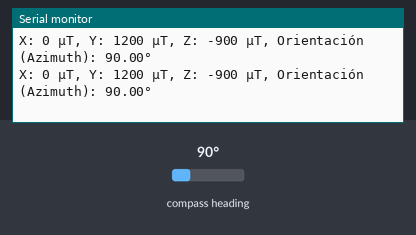
This program was run on a simulated ESP8266 (NodeMCU). On the bench: the last lines printed to the serial monitor. The test bench sets the inputs (shaded band); at power-on: compass heading 90°.

Above: at 1.3 s.
1.4 s: compass heading set to 7°
At 1.9 s:
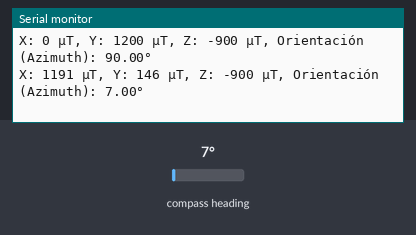
2.9 s: compass heading set to 180°
At 3.4 s:
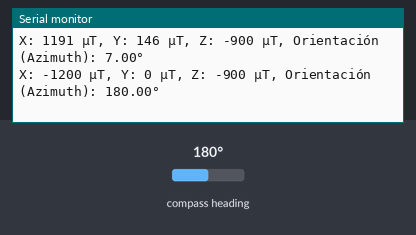
Timing chart, 0 to 5.9 s (numbered marks = the images above; inputs shaded):
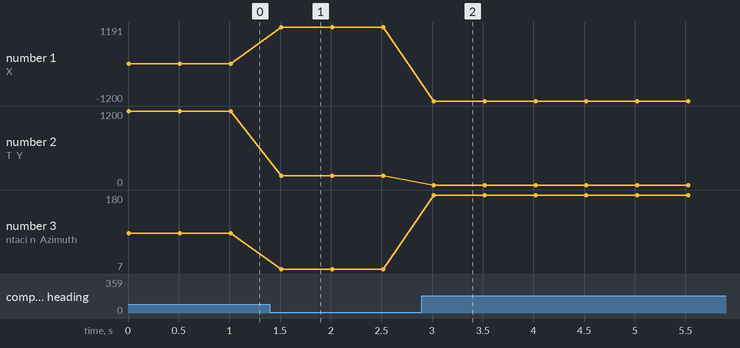

The program:

main.cpp
```cpp
#include <Arduino.h>
#include <Wire.h>
#include <QMC5883LCompass.h>

QMC5883LCompass compass;

void setup() {
  Serial.begin(115200);
  Serial.println("Iniciando comunicación I2C...");
  Wire.begin(D2, D1); // SDA en D2, SCL en D1 para Wemos D1 Mini
  Serial.println("Inicializando el sensor QMC5883L...");
  compass.init();
  Serial.println("Sensor QMC5883L inicializado correctamente.");
}

void loop() {
  int x, y, z;
  float heading;

  // Actualizar las lecturas del sensor
  compass.read();
  x = compass.getX();
  y = compass.getY();
  z = compass.getZ();
  heading = compass.getAzimuth();

  // Mostrar las lecturas en el monitor serie
  Serial.print("X: ");
  Serial.print(x);
  Serial.print(" µT, Y: ");
  Serial.print(y);
  Serial.print(" µT, Z: ");
  Serial.print(z);
  Serial.print(" µT, Orientación (Azimuth): ");
  Serial.print(heading);
  Serial.println("°");

  delay(500);
}
```

Measured:
- after the input at 1.4 s, the serial monitor: prints a new line after 0.11 s (image 1)
- after the input at 2.9 s, the serial monitor: prints a new line after 0.12 s (image 2)
- plotted number 1: 0 → 1191 after the input at 1.4 s, 1191 → -1200 after the input at 2.9 s
- plotted number 2: 1200 → 146 after the input at 1.4 s
- plotted number 3: 90 → 7 after the input at 1.4 s, 7 → 180 after the input at 2.9 s
